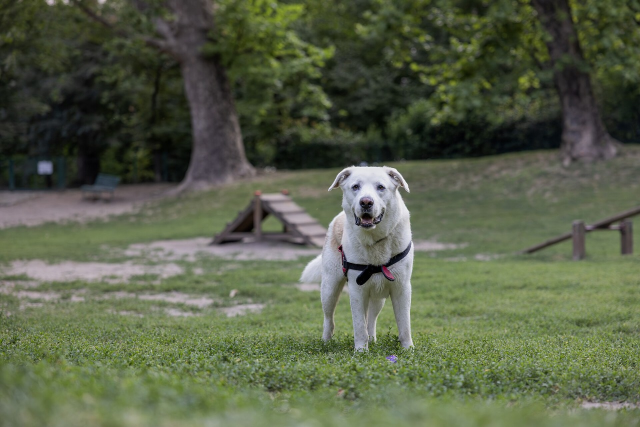
#> input picture part2/images/cenario.jpg, 1280 x 854 px (shown at 1/2 size)
$ python ex4_prof.py
#> lines starting #> are read from the running program, lines starting #| are printed output that depends on the picture; after the words box and inside, x2 and y2 are one past the last pixel; in counts of white or black regions, pixels touching at a corner belong together
#!/usr/bin/env python3
# Shebang line" specifies the interpreter.

# imports --------------------
import cv2
import numpy as np


def showMask(window_name, image):
    image_to_show = image.astype(np.uint8) * 255
    cv2.imshow(window_name, image_to_show)


# Main function
def main():  # this is our main function
    print("SAVI exercise")

    # relative path
    image = cv2.imread("images/cenario.jpg")
#> image is the input picture: shape (854, 1280, 3); mean B, G, R 72.8, 96.4, 88.4
    template = cv2.imread("images/modelo.png")
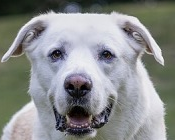
#> input picture part2/images/modelo.png, 175 x 140 px
#> template is the input picture: shape (140, 175, 3); mean B, G, R 141.7, 141.4, 138.9
    HEIGHT, WIDTH, NC = image.shape
#> HEIGHT = 854; WIDTH = 1280; NC = 3
    height, width, num_channels = template.shape
#> height = 140; width = 175; num_channels = 3

    # Experiment of reducing template size
    # template = cv2.resize(template, (round(height/2),  round(width/2)))
    # height,width,num_channels = template.shape

    cv2.imshow('Image', image)
    cv2.imshow('Template', template)

    # Template matching for detection
    res = cv2.matchTemplate(image, template, cv2.TM_CCORR_NORMED)
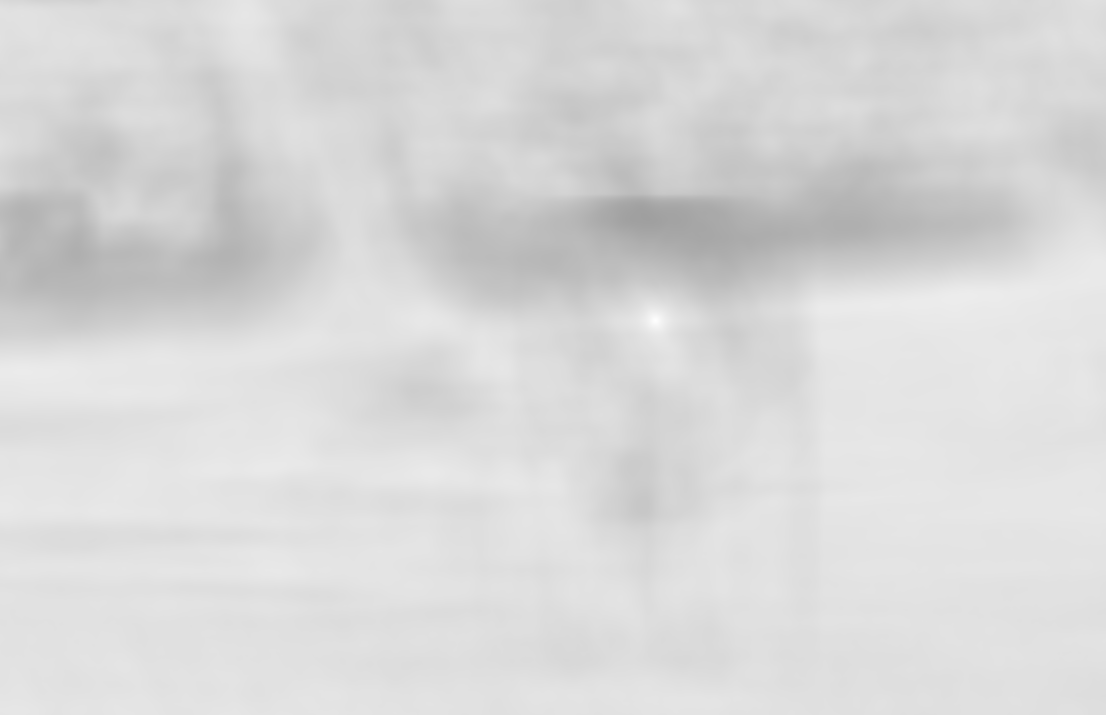
#> res: shape (715, 1106) float32; min 0.627, max 1, mean 0.851

    res_uint8 = (res * 255).astype(np.uint8)
    cv2.imshow('Matching Result', res_uint8)

    # Foind the maximum value of correlation and its row col coordinates
    _, max_val, _, max_loc = cv2.minMaxLoc(res)
#> max_val = 1; max_loc = (655, 320)

    print('max_loc = ', str(max_loc))
#| max_loc =  (655, 320)

    # How to extract the bbox coords
    x = max_loc[0]
#> x = 655
    y = max_loc[1]
#> y = 320
    w = width
#> w = 175
    h = height
#> h = 140

    image_annotated = image.copy()
    cv2.rectangle(image_annotated, (x, y), (x + w, y + h), (255, 0, 255), 2)
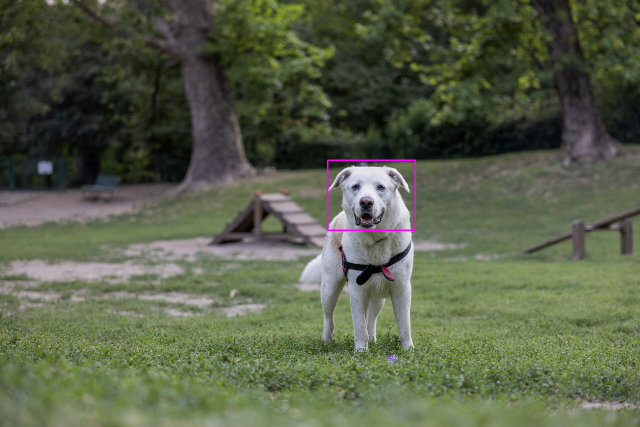
#> image_annotated: shape (854, 1280, 3) (shown at 1/2 size); 0.17% of pixels changed, all inside (x1, y1, x2, y2) = (654, 319, 832, 462)
    cv2.imshow('image annotated', image_annotated)

    # Limitations of the template matching
    # 1. the computation demand is very large. Testing all hypothesis
    # 2. what happens if the template as a different size in comparison to the object that apear on the model?

    # -------------------------------------------------------
    # Ex 4d)
    # -------------------------------------------------------

    # how to get a grey image?
    gray = cv2.cvtColor(image, cv2.COLOR_BGR2GRAY)
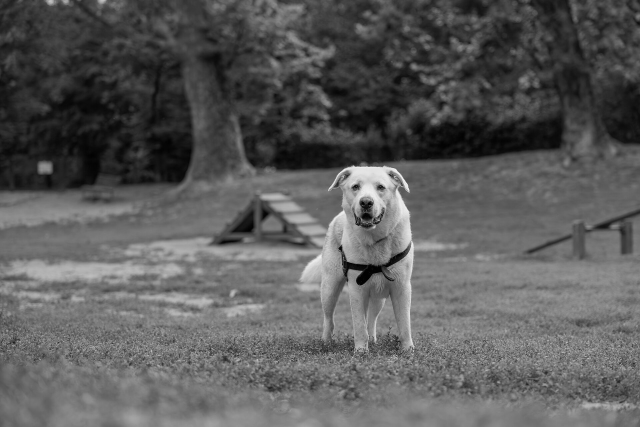
#> gray: shape (854, 1280) (shown at 1/2 size); min 0, max 254, mean 91.3
    # Only has a single channel
    # However w need a three channel RGB image to display the templare area in color

    image_all_gray = cv2.merge([gray, gray, gray])

    cv2.imshow('image_all_gray', image_all_gray)

    # Image a selected region copy values from original image
    image_with_object_colored = image_all_gray.copy()
    image_with_object_colored[y:y + h, x:x + w, :] = image[y:y + h, x:x + w, :]
#> image_with_object_colored: shape (854, 1280, 3); mean of channels 0, 1, 2 91.3, 91.3, 91.3

    # Make the dog more redish
    # image_with_object_colored[y:y + h, x:x + w, 2] = image[y:y + h, x:x + w, 2] * 1.4

    cv2.imshow('image_with_object_colored', image_with_object_colored)

    # getting an image cutout from another file
    # this command lets the user choose a 2 points to drag and choose the area of interest
    # space or enter to confirm and 'c' to cancel the roi choice
#> (the run stopped early here; a loop or call above may not have finished)
